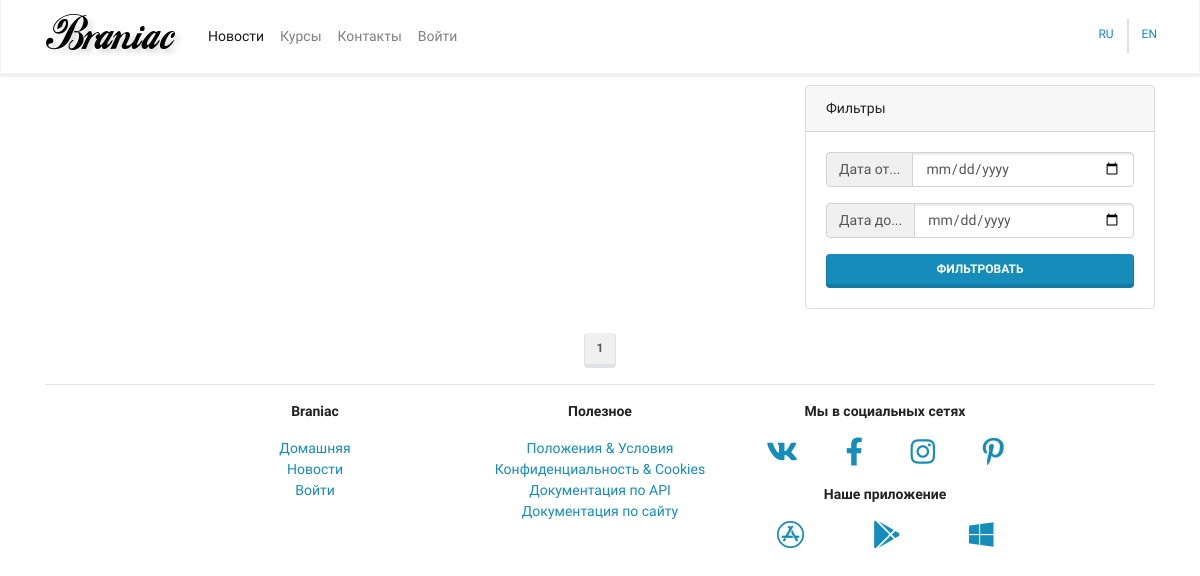
Page /mainapp/news/ on the earlier database version.
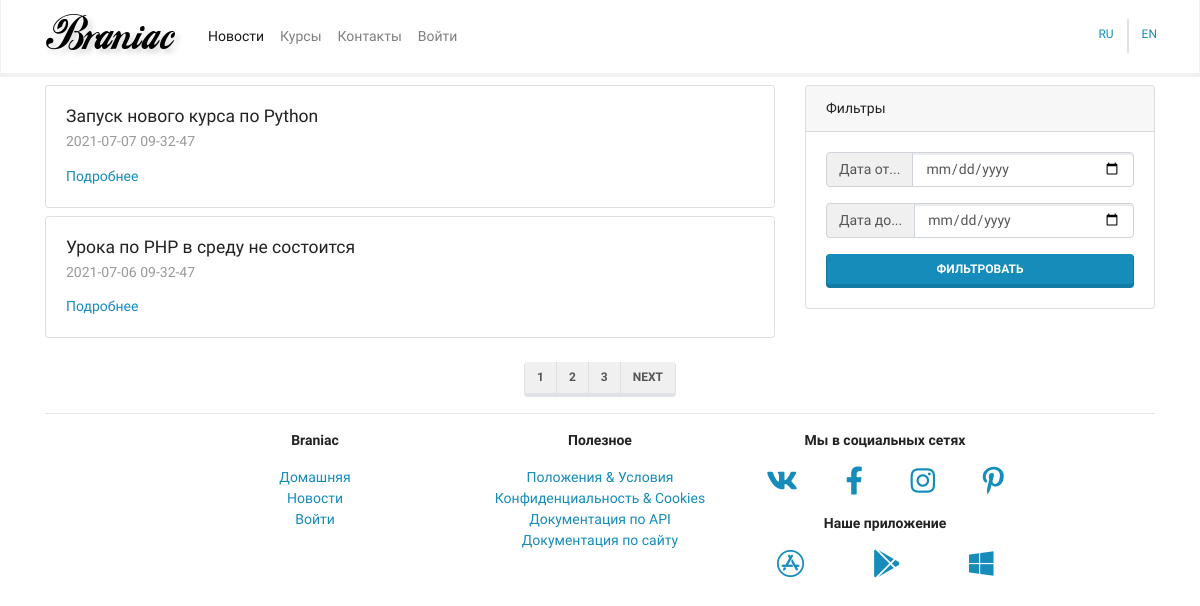
Same page on the later database version.
### mainapp/models.py (models this page shows, shortened)
class BaseModel(models.Model):
    created = models.DateTimeField(auto_now_add=True, verbose_name=_("Created"), editable=False)
    updated = models.DateTimeField(auto_now=True, verbose_name=_("Edited"), editable=False)
    deleted = models.BooleanField(default=False)
    class Meta:
        abstract = True
        ordering = ("-created",)

class News(BaseModel):
    objects = NewsManager()
    title = models.CharField(max_length=256, verbose_name=_("Title"))
    preamble = models.CharField(max_length=1024, verbose_name=_("Preamble"))
    body = models.TextField(blank=True, null=True, verbose_name=_("Body"))
    body_as_markdown = models.BooleanField(default=False, verbose_name=_("As markdown"))
    class Meta:
        verbose_name = 'новость'
        verbose_name_plural = "новости"

### mainapp/views.py (the view)
# urls.py: path('news/', views.NewsListView.as_view(), name='news'),
class NewsListView(ListView):
    model = News
    paginate_by = 2
    def get_queryset(self):
        return super().get_queryset().filter(deleted=False)

### mainapp/models.py (called while the page is built)
    def get_queryset(self):
        return super().get_queryset().filter()

### mainapp/templates/mainapp/news_list.html (shortened to what this page needs)
{% extends 'mainapp/base.html' %}
{% block content %}
    <div class="row">
        <div class="col-lg-8">
            {% for item in object_list %}
                <div class="card my-2">
                    <div class="card-body">
                        <h5 class="card-title">{{ item.title }}</h5>
                        <h6 class="card-subtitle mb-2 text-muted">
                            {{ item.created|date:"Y-m-d h-i-s" }}
                        </h6>
                        <div class="row">
                            <div class="col">
                                <a href="{% url 'mainapp:news_detail' pk=item.pk %}"
                                   class="card-link">Подробнее</a>
                            </div>
                        </div>
                    </div>
                </div>
            {% endfor %}
        </div>
        <div class="col-lg-4">
            <div class="card my-2 sticky-top">
                <div class="card-header">
                    Фильтры
                </div>
                <div class="card-body">
                    <form action="">
                        <div class="input-group mb-3">
                            <div class="input-group-prepend">
                                <span class="input-group-text" id="basic-addon1">Дата от...</span>
                            </div>
                            <input type="date" class="form-control" name="dateFrom">
                        </div>
                        <div class="input-group mb-3">
                            <div class="input-group-prepend">
                                <span class="input-group-text" id="basic-addon1">Дата до...</span>
                            </div>
                            <input type="date" class="form-control" name="dateTo">
                        </div>
                        <button type="submit"
                                class="btn btn-primary btn-block">Фильтровать
                        </button>
                    </form>
                </div>
            </div>
        </div>
    </div>
    <div class="row justify-content-center align-items-center mt-3 mb-n3">
        <nav aria-label="Page navigation example">
            <ul class="pagination">
                {% for item in page_obj.paginator.page_range %}
                    <li class="page-item"><a class="page-link" href="?page={{ item }}">{{ item }}</a></li>
                {% endfor %}
                {% if page_obj.has_next %}
                    <li class="page-item"><a class="page-link" href="?page={{ page_obj.next_page_number }}">Next</a></li>
                {% endif %}
            </ul>
        </nav>
    </div>
{% endblock content %}

Differences in the rows shown:
added News: title "Запуск нового курса по Python", created "2021-07-07 09-32-47"
added News: title "Урока по PHP в среду не состоится", created "2021-07-06 09-32-47"
Other differences:
new list line: "2"
new list line: "3"
text now shown: "NEXT"
